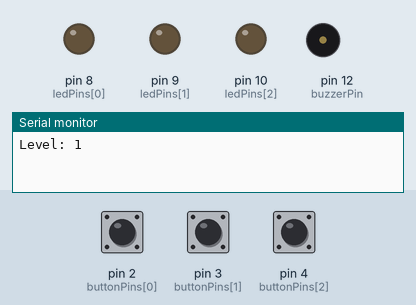
Recording of a sketch running on a simulated Arduino Uno, built with avr-gcc and run on an emulated ATmega328P. Parts: output pins drawn as LEDs (lit = HIGH), buzzer (waves = sounding), the last lines printed to the serial monitor. The inputs (shaded band) are chosen by the test bench; at power-on: pin 2 (buttonPins[0]) LOW, pin 3 (buttonPins[1]) LOW, pin 4 (buttonPins[2]) LOW. Random numbers use the default seed unless the sketch sets one.

Above: at 2.9 s.
3.0 s: pin 2 (buttonPins[0]) pulled HIGH for 0.15 s
At 5.2 s:
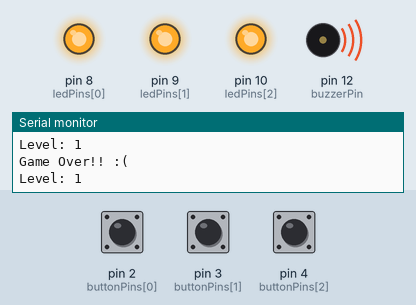
6.0 s: pin 3 (buttonPins[1]) pulled HIGH for 1 s
10.0 s: pin 4 (buttonPins[2]) pulled HIGH for 0.15 s
At 10.1 s:
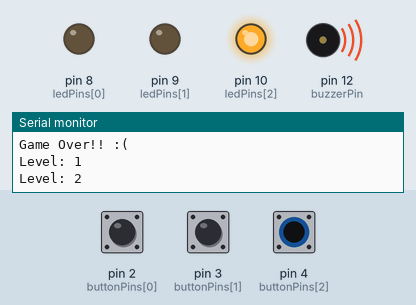
11.7 s: pin 4 (buttonPins[2]) pulled HIGH for 1 s
At 12.02 s:
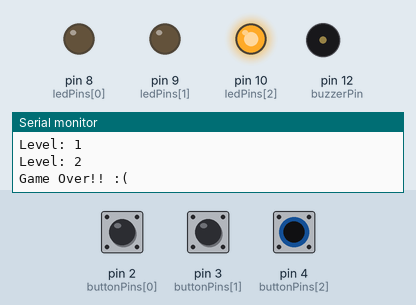
14.7 s: pin 4 (buttonPins[2]) pulled HIGH for 3.2 s
Timing chart, 0 to 20.4 s (numbered marks = the images above; inputs shaded):
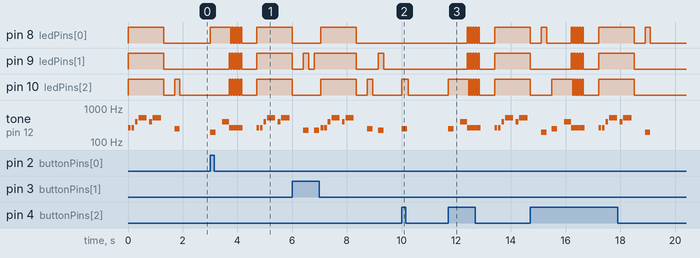

Measured:
- after the input at 3.0 s, pin 8 (ledPins[0]): goes HIGH 0.75 s, 4 × (LOW 0.05 s, HIGH 0.05 s), LOW 0.55 s, then HIGH, starting at once; pin 9 (ledPins[1]): goes 4 × (HIGH 0.05 s, LOW 0.05 s), HIGH 0.05 s, LOW 0.55 s, then HIGH, starting after 0.70 s
- after the input at 10.0 s, pin 10 (ledPins[2]): LOW → HIGH at once, → LOW 0.25 s later; tone on pin 12 (buzzerPin): silent → 247 Hz at once, → silent 0.20 s later
- after the input at 11.7 s, pin 8 (ledPins[0]), pin 9 (ledPins[1]): goes 4 × (HIGH 0.05 s, LOW 0.05 s), HIGH 0.05 s, LOW 0.55 s, then HIGH, starting after 0.70 s
- by itself, tone on pin 12 (buzzerPin): plays 262 Hz for 0.10 s, 262 Hz for 0.10 s, 392 Hz for 0.10 s, 523 Hz for 0.30 s, 392 Hz for 0.10 s, 523 Hz for 0.30 s … (7 notes in this stretch)

The sketch:

Flow4.ino
```cpp
/*
  Flow 4
 */

#include "pitches.h"

const int numColors = 3;
const int buttonPins[] = {2, 3, 4};  //pins of the buttons
const int ledPins[] =  {8, 9, 10};  //pins of the leds
const int notes[] = {NOTE_G3, NOTE_A3, NOTE_B3};  //notes associated to the colors
const int buzzerPin =  12;  //pin of the buzzer

int notesNextLevel[] = {NOTE_C4, NOTE_C4, NOTE_G4, NOTE_C5, NOTE_G4, NOTE_C5};  //notes played at the beginning of each level
int durationNotesNextLevel[] = {100, 100, 100, 300, 100, 300};  //corresponding duration

int buttonStates[] = {0, 0, 0};         // variable for reading the pushbutton status
int level = 1;
const int maxLevel = 50;  //the max level (level N has N sequence of colors!)
int sequence[maxLevel];  //store the random generated sequence of colors
const int pauseTime = 200;  //pause time between game flow


void setup() {
  Serial.begin(9600);
  for(int i=0; i<numColors; i++) {
    pinMode(ledPins[i], OUTPUT);
  }
  for(int i=0; i<numColors; i++) {
    pinMode(buttonPins[i], INPUT);
  }
  randomSeed(analogRead(0));  //create randomness
}

void loop() {
  for(; level<maxLevel; level++){
    Serial.print("Level: ");
    Serial.println(level);

    //light + sound intro to the level
    for(int i=0; i<numColors; i++){
      digitalWrite(ledPins[i], HIGH);
    }
    for (int i = 0; i < 6; i++) {
      tone(buzzerPin, notesNextLevel[i], durationNotesNextLevel[i]);
      delay(durationNotesNextLevel[i] * 1.30);
    }
    for(int i=0; i<numColors; i++){
      digitalWrite(ledPins[i], LOW);
    }
    delay(pauseTime * 2);

    //Fill the mysterious sequence of colors
    for(int j=0; j<level; j++){
      sequence[j] = random(0, numColors);
    }

    //Show the sequence
    for(int j=0; j<level; j++){
      int color = sequence[j];
      digitalWrite(ledPins[color], HIGH);
      tone(buzzerPin, notes[color], pauseTime);
      delay(pauseTime);
      digitalWrite(ledPins[color], LOW);
      delay(pauseTime);
    }

    //read the sequence from the buttons
    boolean sequenceOk = true;
    for(int j=0; j<level && sequenceOk; j++){
      int buttonPushed = -1;
      while(buttonPushed == -1){
        for(int i=0; i<numColors; i++){  //read the buttons
          buttonStates[i] = digitalRead(buttonPins[i]);
          if (buttonStates[i] == HIGH){
            buttonPushed = i;
            digitalWrite(ledPins[i], HIGH);
            tone(buzzerPin, notes[i], pauseTime);
            delay(pauseTime);
            break;
          }
        }

        if (buttonPushed != -1){  //if a button has been pushed
          if (sequence[j] != buttonPushed){
            sequenceOk = false;
          } else {
            delay(50);
            digitalWrite(ledPins[buttonPushed], LOW);
          }
        }
      }
    }

    if (!sequenceOk){
      gameOver();
    }

    if (sequenceOk && level == maxLevel-1){
      theEnd();
    }

  }

  delay(250);

}

void theEnd(){
  Serial.println("Congratulations! You finished the game!! :)");
  delay(250);
  tone(buzzerPin, NOTE_C4, 250);
  delay(250);
  tone(buzzerPin, NOTE_G4, 500);
  for(int i=0; i<numColors*10; i++){
      digitalWrite(ledPins[i%numColors], HIGH);
      delay(50);
      digitalWrite(ledPins[i%numColors], LOW);
      delay(50);
  }
  delay(500);
  level = 0;
}

void gameOver(){
  Serial.println("Game Over!! :(");
  delay(250);
  tone(buzzerPin, NOTE_G4, 250);
  delay(250);
  tone(buzzerPin, NOTE_C4, 500);
  for(int i=0; i<5; i++){
    for(int j=0; j<numColors; j++){
      digitalWrite(ledPins[j], HIGH);
    }
    delay(50);
    for(int j=0; j<numColors; j++){
      digitalWrite(ledPins[j], LOW);
    }
    delay(50);
  }
  delay(500);
  level = 0;
}
```

pitches.h
```cpp
/*************************************************
 * Public Constants
 *************************************************/

#define NOTE_B0  31
#define NOTE_C1  33
#define NOTE_CS1 35
#define NOTE_D1  37
#define NOTE_DS1 39
#define NOTE_E1  41
#define NOTE_F1  44
#define NOTE_FS1 46
#define NOTE_G1  49
#define NOTE_GS1 52
#define NOTE_A1  55
#define NOTE_AS1 58
#define NOTE_B1  62
#define NOTE_C2  65
#define NOTE_CS2 69
#define NOTE_D2  73
#define NOTE_DS2 78
#define NOTE_E2  82
#define NOTE_F2  87
#define NOTE_FS2 93
#define NOTE_G2  98
#define NOTE_GS2 104
#define NOTE_A2  110
#define NOTE_AS2 117
#define NOTE_B2  123
#define NOTE_C3  131
#define NOTE_CS3 139
#define NOTE_D3  147
#define NOTE_DS3 156
#define NOTE_E3  165
#define NOTE_F3  175
#define NOTE_FS3 185
#define NOTE_G3  196
#define NOTE_GS3 208
#define NOTE_A3  220
#define NOTE_AS3 233
#define NOTE_B3  247
#define NOTE_C4  262
#define NOTE_CS4 277
#define NOTE_D4  294
#define NOTE_DS4 311
#define NOTE_E4  330
#define NOTE_F4  349
#define NOTE_FS4 370
#define NOTE_G4  392
#define NOTE_GS4 415
#define NOTE_A4  440
#define NOTE_AS4 466
#define NOTE_B4  494
#define NOTE_C5  523
#define NOTE_CS5 554
#define NOTE_D5  587
#define NOTE_DS5 622
#define NOTE_E5  659
#define NOTE_F5  698
#define NOTE_FS5 740
#define NOTE_G5  784
#define NOTE_GS5 831
#define NOTE_A5  880
#define NOTE_AS5 932
#define NOTE_B5  988
#define NOTE_C6  1047
#define NOTE_CS6 1109
#define NOTE_D6  1175
#define NOTE_DS6 1245
#define NOTE_E6  1319
#define NOTE_F6  1397
#define NOTE_FS6 1480
#define NOTE_G6  1568
#define NOTE_GS6 1661
#define NOTE_A6  1760
#define NOTE_AS6 1865
#define NOTE_B6  1976
#define NOTE_C7  2093
#define NOTE_CS7 2217
#define NOTE_D7  2349
#define NOTE_DS7 2489
#define NOTE_E7  2637
#define NOTE_F7  2794
#define NOTE_FS7 2960
#define NOTE_G7  3136
#define NOTE_GS7 3322
#define NOTE_A7  3520
#define NOTE_AS7 3729
#define NOTE_B7  3951
#define NOTE_C8  4186
#define NOTE_CS8 4435
#define NOTE_D8  4699
#define NOTE_DS8 4978
```
